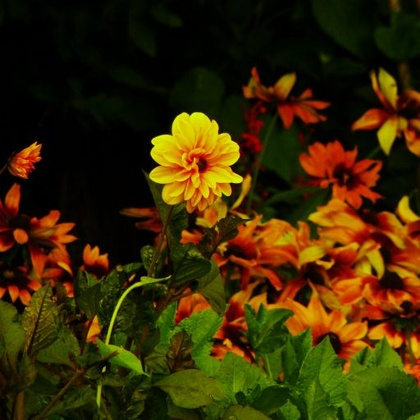
%> input picture Digital Image Processing/originalImage.jpg, 420 x 420 px, shrunk from 512 x 512 before the run
$ octave brightness_enhancement.m   (GNU Octave 9; MATLAB toolbox functions it lacks are replaced by stand-ins)
%> lines starting %> are read from the running program, lines starting %| are printed output that depends on the picture
clc;
clear all;
close all;
originalImage = imread('originalImage.jpg');
%> originalImage is the input picture: size 420x420x3 uint8; mean R, G, B 58, 41.2, 3.6
subplot(1,3,1)
imshow(originalImage);

grayScale = rgb2gray(originalImage);
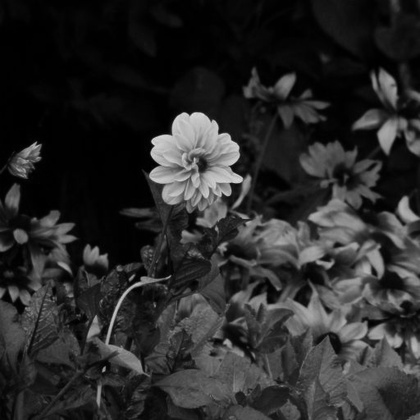
%> grayScale: size 420x420 uint8; min 0, max 226, mean 41.9
subplot(1,3,2)
imshow(grayScale);

[row, column] = size(grayScale);
%> row = 420; column = 420

start_value=20;
end_value=60;
enhance=90;
img=grayScale;
for i=1:row
    for j=1:column
        if  start_value <=grayScale(i,j) && grayScale(i,j)<=end_value
            img(i,j)=grayScale(i,j)+enhance;
        end
     end
end
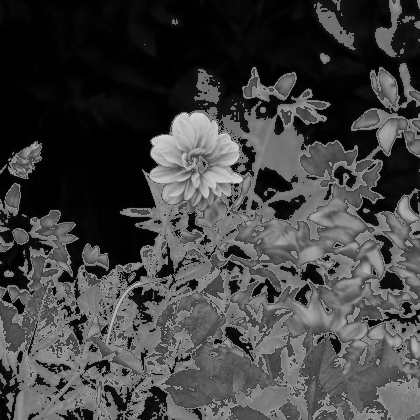
%> img: size 420x420 uint8; min 0, max 226, mean 66.2
subplot(1,3,3)
imshow(img);
